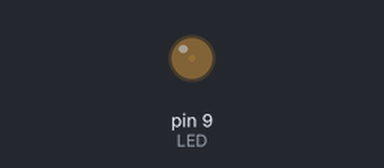
Recording of a sketch running on a simulated Arduino Uno, built with avr-gcc and run on an emulated ATmega328P. Shown: output pins drawn as LEDs (lit = HIGH).

Above: at 0.05 s.
At 1.15 s:
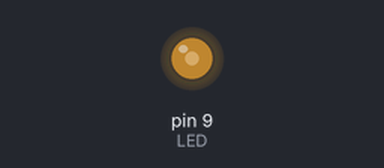
At 2.3 s:
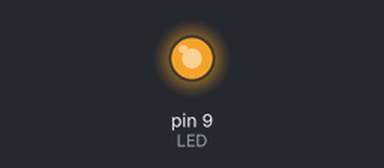
At 4.55 s:
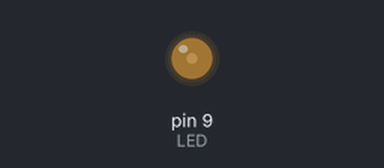
Timing chart, 0 to 6.6 s (numbered marks = the images above):
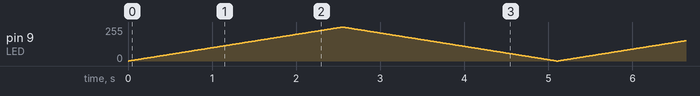

The sketch:

pwm.ino
```cpp
#define LED 9
int i = 0;

void setup()
{
	pinMode(LED, OUTPUT);
}

void loop()
{
	for (i = 0; i < 255; i++) {
		analogWrite(LED, i);
		delay(10);
	}

	while (i--) {
		analogWrite(LED, i);
		delay(10);
	}
}
```
